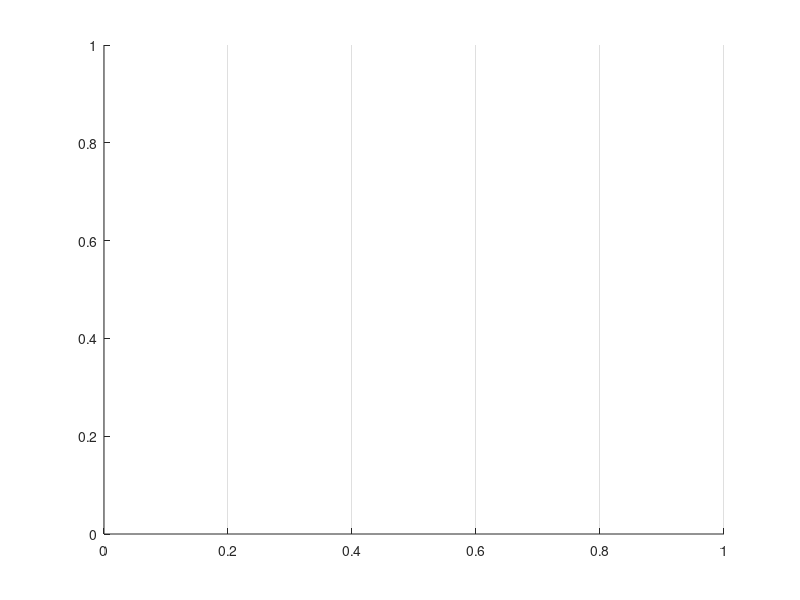

The MATLAB script that drew this image: (Note: this script raises an error after producing the figure.)
function varargout = aa_splot(varargin)
%AA_SPLOT replaces plot command and automatically changes color
%
%  This function is a replacement for the plot command.  
%  It automatically changes the color with subsequent
%  uses of aa_splot.  
%  
%  Usage is exactly the same as for plot.  

np = get(gca,'nextplot');
oldplots = get(gca,'children');
ax = gca;
% turn on x grid
set(gca,'xgrid','on');
%cord = get(gca,'colorord');
cord = ax.Color;
if ~isempty(oldplots)
lastcolor = get(oldplots(1),'color');
if lastcolor == cord(1,:),
  set(gca,'colorord',cord(mod([0:6]+1,7)+1,:));
end
end

hold on;

h = plot(varargin{:});

for IND = 1:nargout
   varargout(IND) = {h};
end

%if nargout > 0, varargout{:} = h; end;

%set(gca,'colorord',cord(mod([0:6]+1,7)+1,:));
set(gca,'nextplot',np);
set(gca,'box','on');